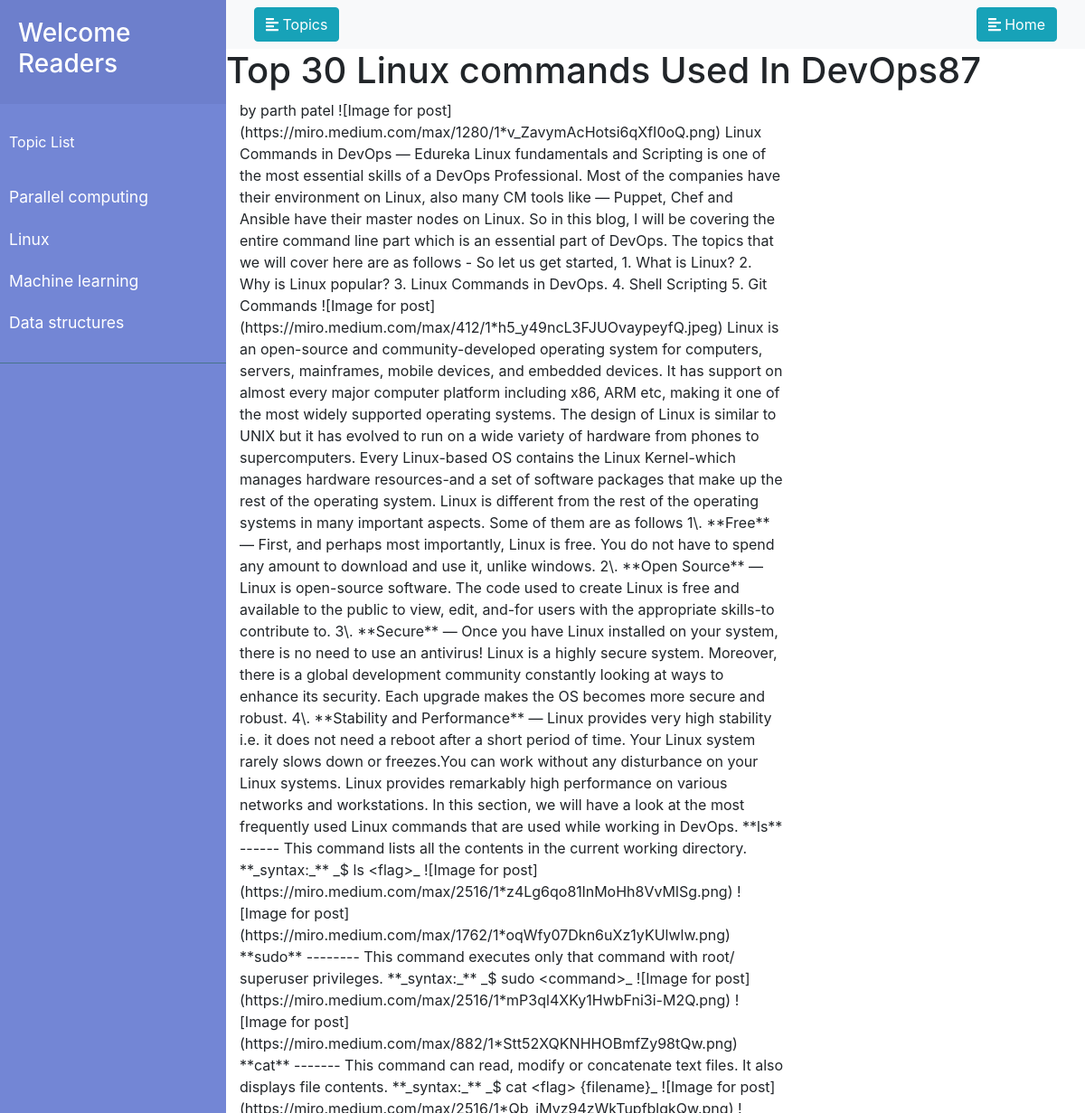
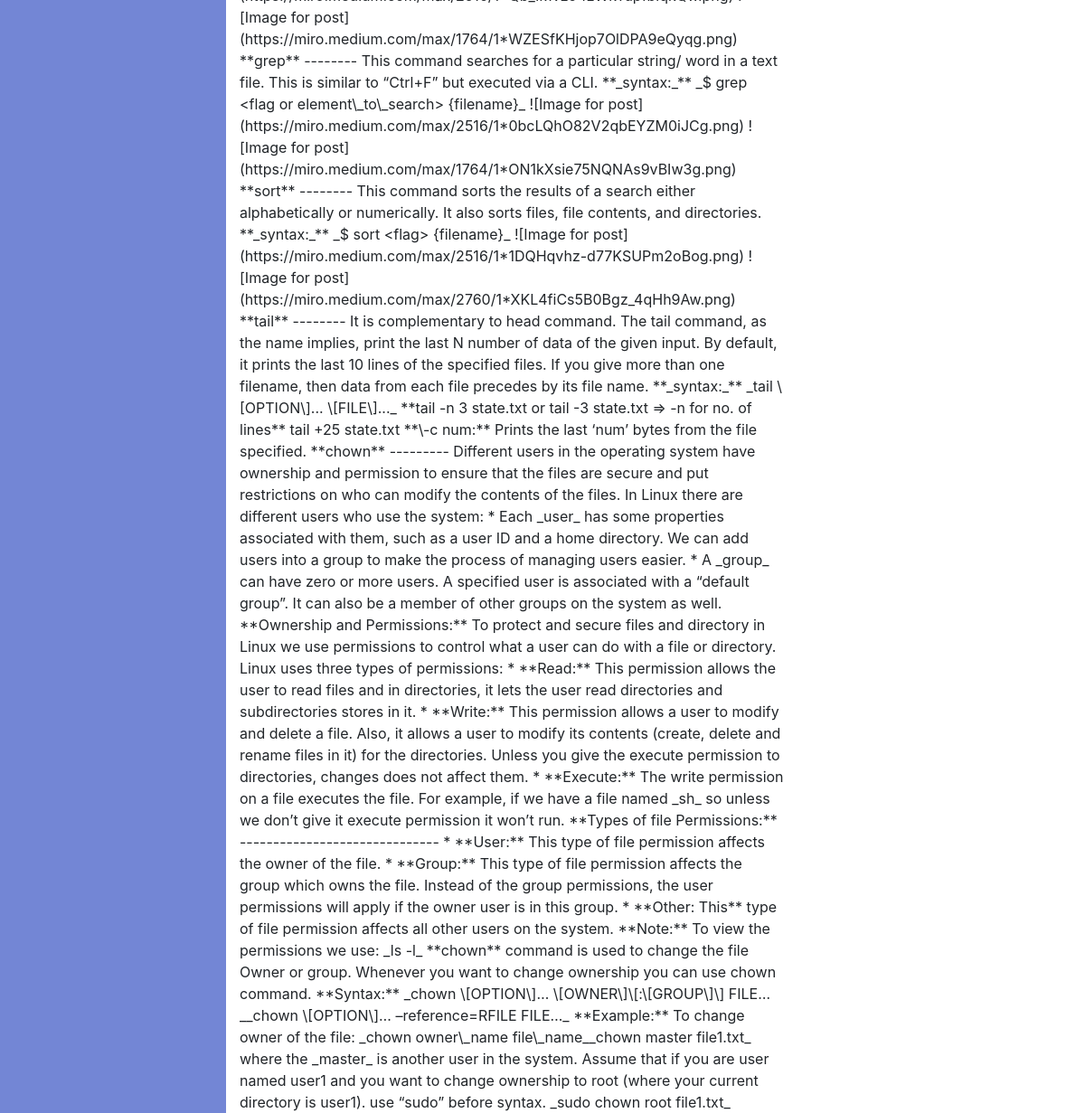
Page /first/blog/1 on the committed database (2 pictures, top to bottom).
### first_app/models.py (models this page shows)
class Topic(models.Model):
    name = models.CharField(max_length=256,unique=True)
    timestamp=models.DateTimeField(auto_now_add=True)

class Bloglist(models.Model):
    name = models.CharField(max_length=256,unique=True)
    timestamp=models.DateTimeField(auto_now_add=True)
    desc = models.TextField(default="sample")
    likes= models.IntegerField()
    markdown=models.TextField()
    topic = models.ForeignKey('first_app.Topic',on_delete=models.CASCADE)
    image = models.CharField(max_length=256)

### first_app/views.py (the view)
# urls.py: path('blog/<int:id>',views.blog_view)
def blog_view(request,id):
    my_dict = {}
    my_dict['blog'] = Bloglist.objects.filter(id=id)
    my_dict['topic'] = Topic.objects.all().order_by('-timestamp')
    return render(request,"blog_page.html",context=my_dict)

### templates/blog_page.html (shortened to what this page needs)
{% extends 'base.html' %}
{% block content %}
<div class="container">
  <div class="row">
    {% for b in blog %}
    <h1>{{b.name}}</h1>
    <div class="col-lg-8  mark-down">
      {{b.markdown}}
    </div>
      {% endfor %}
  </div>
</div>
{% endblock %}

### templates/base.html (shortened to what this page needs)
<!doctype html>
<html lang="en">
  <head>
    <link rel="stylesheet" href="https://stackpath.bootstrapcdn.com/bootstrap/4.1.0/css/bootstrap.min.css">
  </head>
  <body>
   <div class="wrapper">
   <nav id="sidebar">
     <div class="sidebar-header">
          <h3><a herf="/first">Welcome Readers</a></h3>
      </div>
      <ul class="list-unstyled components">
          <p>Topic List</p>
          {% for t in topic%}
          <li>
              <a href="/first/topics/{{t.id}}" class='tlist'>{{ t.name }}</a>
          </li>
          {% endfor %}
      </ul>
   </nav>
   <div id="content">
     <nav class="navbar navbar-expand-lg navbar-light bg-light">
       <div class="container-fluid">
           <button type="button" id="sidebarCollapse" class="btn btn-info">
               <i class="fas fa-align-left"></i>
               <span>Topics</span>
           </button>
           <button  type="button" id="sidebarCollapse" class="btn btn-info">
               <i class="fas fa-align-left"></i>
               <span><a href="/first" class='tlist'>Home</a></span>
           </button>
       </div>
     </nav>
     {% block content %}
        {% endblock %}
   </div>
  </div>
  </body>
</html>

### templates/base.html (style rules this page uses)
.wrapper { display: flex; width: 100%; align-items: stretch; }
#sidebar { min-width: 250px; max-width: 250px; min-height: 100vh; }
.tlist, .tlist:hover, .tlist:focus { color: inherit; text-decoration: none; transition: all 0.3s; }
#sidebar { background: #7386D5; color: #fff; transition: all 0.3s; }
#sidebar .sidebar-header { padding: 20px; background: #6d7fcc; }
#sidebar ul.components { padding: 20px 0; border-bottom: 1px solid #47748b; }
#sidebar ul p { color: #fff; padding: 10px; }
#sidebar ul li a { padding: 10px; font-size: 1.1em; display: block; }

### rows in the picture
Topic: name "Parallel computing"
Topic: name "Linux"
Topic: name "Machine learning"
Topic: name "Data structures"
Bloglist: name "Top 30 Linux commands Used In DevOps87", markdown "by parth patel ![Image for post](https://miro.medium.com/max/1280/1*v_ZavymAcHotsi6qXfI0oQ.png) Linux Commands in DevOps — Edureka Linux fundamentals and Scripting is one of the most essential skills of a DevOps Professional. Most of the companies have their environment on Linux, also many CM tools like — Puppet, Chef and Ansible have their master nodes on Linux. So in this blog, I will be covering the entire command line part which is an essential part of DevOps. The topics that we will cover here are as follows - So let us get started, 1. What is Linux? 2. Why is Linux popular? 3. Linux Commands in DevOps. 4. Shell Scripting 5. Git Commands ![Image for…"
